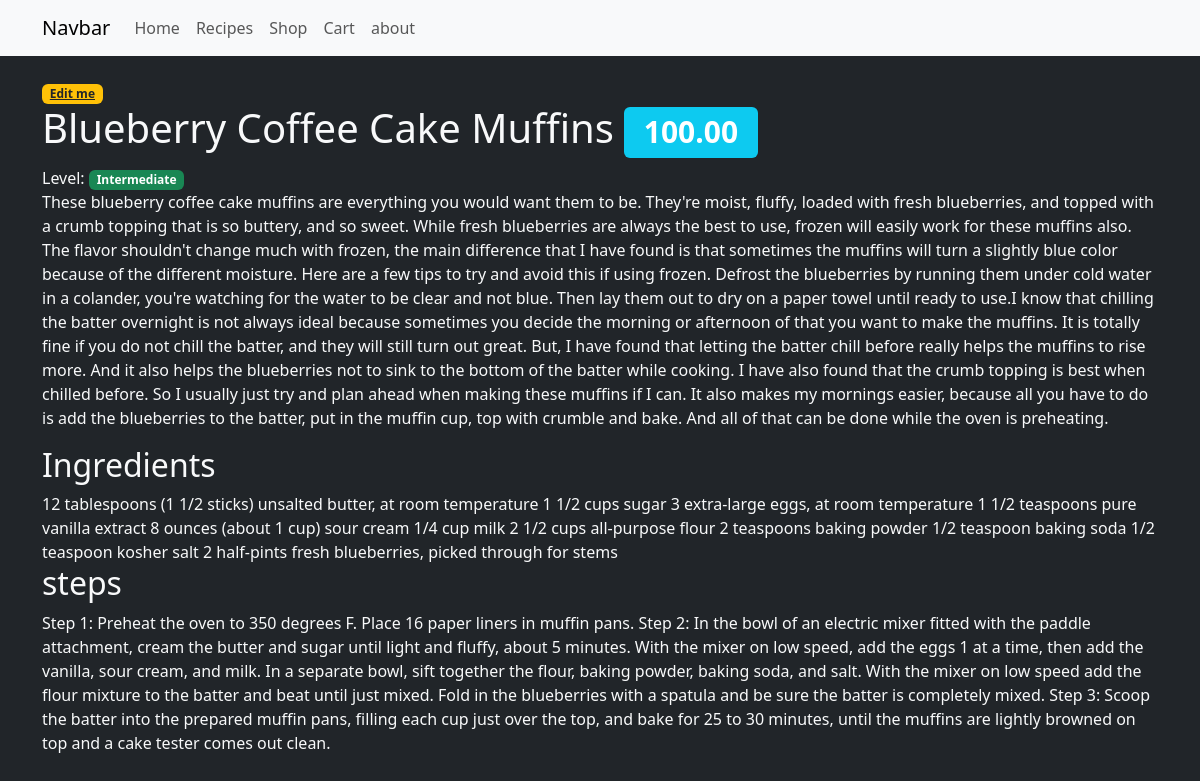
/recipe/1/, run on an earlier commit of the app's database.
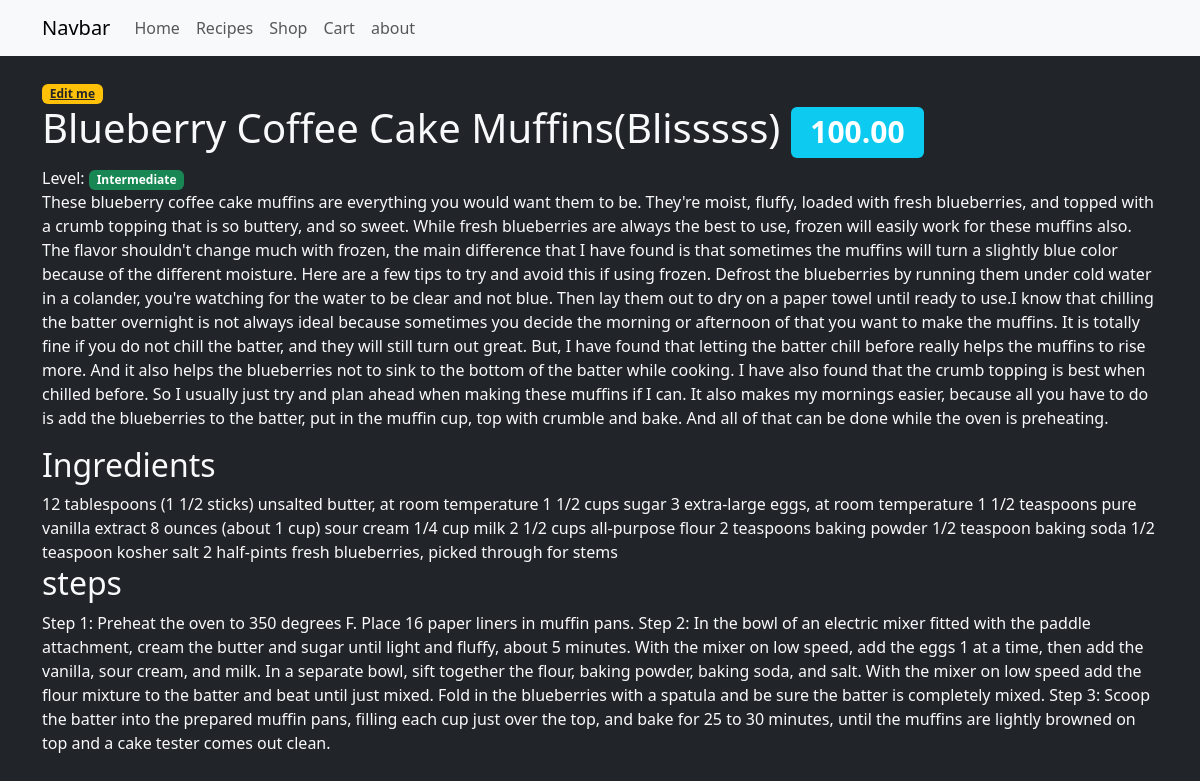
And on a later commit of the database.
### base/models.py (models this page shows, shortened)
class Recipe(models.Model):
    cookingLevels = {
        "B": "Beginner",
        "I": "Intermediate",
        "P":"Pro"
    }
    name = models.CharField(max_length=255) # "Coaching Rugby by Antony"
    decription = models.TextField() #
    prepTime = models.IntegerField()
    cookTime = models.IntegerField()
    level = models.CharField(max_length=1, choices=cookingLevels)
    ingredients = models.TextField()
    steps = models.TextField()
    price = models.DecimalField(max_digits=10, decimal_places=2)
    created_at = models.DateTimeField(auto_now_add=True)
    updated_at = models.DateTimeField(auto_now=True)
    class Meta:
        ordering =['-updated_at','-created_at']

### base/views.py (the view)
# urls.py: path('recipe/<str:pk>/',views.recipe, name='recipe'),
def recipe(request, pk):
    recipe = Recipe.objects.get(id=pk)
    context = {'recipe':recipe}
    return render(request, 'base/recipe.html',context)

### base/templates/base/recipe.html
{% extends 'main.html'%} {% block content%}
<div class="container my-4 fs-6">
  <a href="{% url 'update-recipe' recipe.id %}" class="badge text-dark bg-warning">Edit me</a>
  <h1>{{recipe.name}} <span class="badge bg-info">{{recipe.price}}</span></h1>
  <p>
    Level: <span class="badge bg-success">{{recipe.get_level_display}}</span>
    <br />
    {{recipe.decription}}
  </p>
  <h2>Ingredients</h2>
  <div>{{recipe.ingredients}}</div>
  <h2>steps</h2>
  <div>{{recipe.steps}}</div>
</div>
{% endblock content %}

What changed in the data, as far as the page shows it:
changed Recipe "Intermediate": name "Blueberry Coffee Cake Muffins" → "Blueberry Coffee Cake Muffins(Blisssss)"
